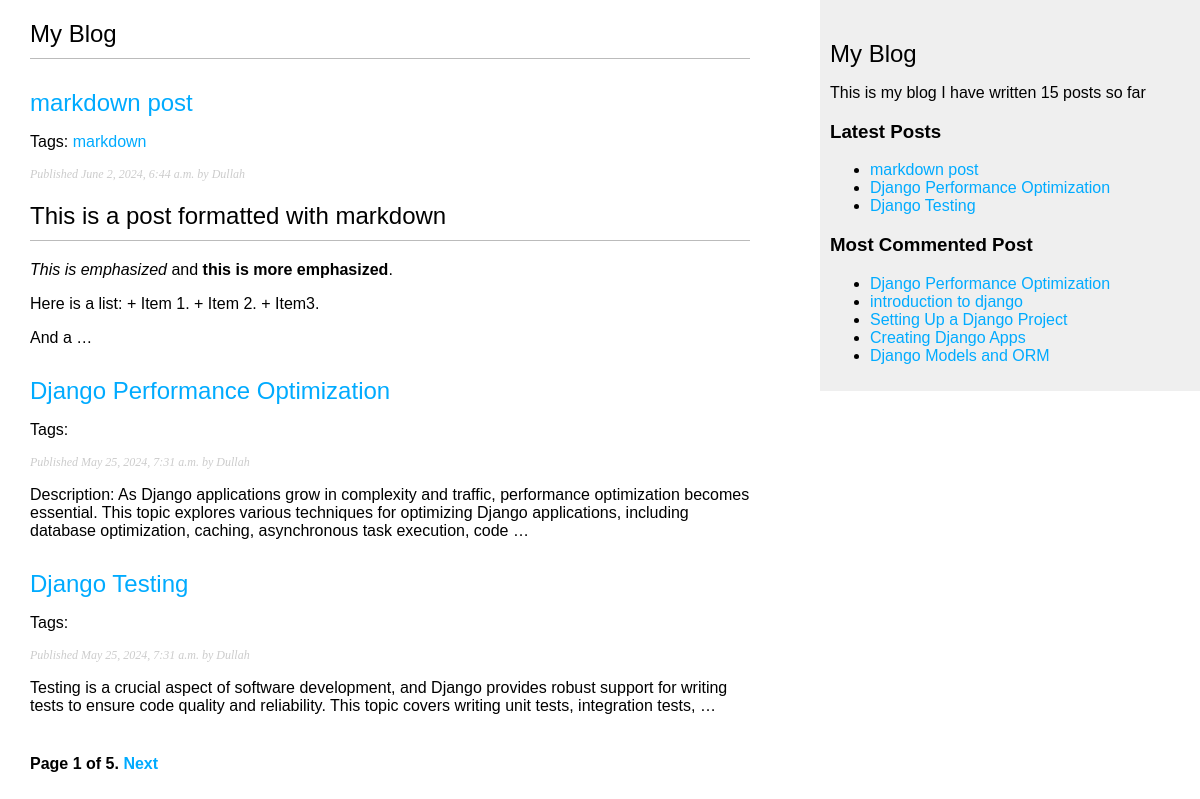
Screenshot of /blog/ with the database file from the repository.
### blog/models.py (models this page shows, shortened)
class Post(models.Model):
  class Status(models.TextChoices):
    DRAFT = "DF", "Draft",
    PUBLISHED = "PB", "Published"
  title = models.CharField(max_length=250)
  slug = models.SlugField(max_length=250, unique_for_date="publish")
  author = models.ForeignKey(User, on_delete=models.CASCADE, related_name="blog_posts")
  body = models.TextField()
  publish = models.DateTimeField(default=timezone.now)
  created = models.DateTimeField(auto_now_add=True)
  updated = models.DateTimeField(auto_now=True)
  status = models.CharField(max_length=2, choices=Status.choices, default=Status.DRAFT)
  tags = TaggableManager()
  objects = models.Manager()
  published = PublishedManager()
  class Meta:
    ordering = ["-publish"]
    indexes = [
      models.Index(fields=["-publish"]),
    ]
  def get_absolute_url(self):
    return reverse('blog:post_detail',
      args=[
        self.publish.year,
        self.publish.month,
        self.publish.day,
        self.slug,
      ]
    )

### blog/views.py (the view)
# urls.py: path('', views.post_list, name="post_list"),
def post_list(request, tag_slug=None):
  post_list = Post.published.all()
  tag = None
  if tag_slug:
    tag = get_object_or_404(Tag, slug=tag_slug)
    post_list = post_list.filter(tags__in=[tag])
  paginator = Paginator(post_list, 3)
  page_number = request.GET.get('page', 1)
  try:
    posts = paginator.page(page_number)
  except PageNotAnInteger:
    posts = paginator.page(1)
  except EmptyPage:
    posts = paginator.page(paginator.num_pages)
  return render(request, 'blog/post/list.html', {'posts':posts, 'tag':tag})

### blog/models.py (called while the page is built)
  def get_queryset(self):
    return super().get_queryset().filter(status = Post.Status.PUBLISHED)

### blog/templatetags/blog_tags.py (called while the page is built)
@register.simple_tag
def total_posts():
  return Post.published.count()

@register.inclusion_tag('blog/post/latest_posts.html')
def show_latest_posts(count=5):
  latest_posts = Post.published.order_by('-publish')[:count]
  return {'latest_posts' : latest_posts}

@register.simple_tag
def get_most_commented_posts(count=5):
  return Post.published.annotate(total_comments=Count('comments')).order_by('-total_comments')[:count]

@register.filter(name='markdown')
def markdown_format(text):
  return mark_safe(markdown.markdown(text))

### blog/templates/blog/post/list.html (shortened to what this page needs)
{% extends "blog/base.html" %}
{% load blog_tags %}
{% block content %}
<h1>My Blog</h1>
  {% for post in posts %}
    <h2>
      <a href="{{ post.get_absolute_url }}">
      {{ post.title }}
      </a>
    </h2>
    <p class="tags">
      Tags:
      {% for tag in post.tags.all %}
        <a href="{% url 'blog:post_list_by_tag' tag.slug %}">
          {{ tag.name }}
        </a>
      {% endfor %}
    </p>
    <p class="date">
      Published {{ post.publish }} by {{ post.author }}
    </p>
    {{ post.body|markdown|truncatewords_html:30 }}
  {% endfor %}
  {% include "pagination.html" with page=posts %}
{% endblock %}

### blog/templates/blog/base.html (shortened to what this page needs)
{% load blog_tags %}
{% load static %}
<!DOCTYPE html>
<html lang="en">
<head>
  <link href="{% static 'css/blog.css' %}" rel="stylesheet">
</head>
<body>
  <main>
    <section id="content">
      {% block content %}
      {% endblock %}
    </section>
    <section id="sidebar">
      <h2>My Blog</h2>
      <p>
        This is my blog
        I have written {% total_posts %} posts so far
      </p>
      <h3>Latest Posts</h3>
      <p> {% show_latest_posts 3 %} </p>
      <h3>Most Commented Post</h3>
      {% get_most_commented_posts as posts  %}
      <ul>
        {% for post in posts %}
        <li>
          <a href="{{ post.get_absolute_url }}">{{ post.title }}</a>
        </li>
        {% endfor %}
      </ul>
    </section>
  </main>
</body>
</html>

### blog/templates/blog/post/latest_posts.html
<ul>
  {% for post in latest_posts %}
    <li>
      <a href="{{ post.get_absolute_url }}">
        {{ post.title }}
      </a>
    </li>
  {% endfor %}
</ul>

### blog/static/css/blog.css (style rules this page uses)
body { margin:0; padding:0; font-family:helvetica, sans-serif; }
a { color:#00abff; text-decoration:none; }
h1 { font-weight:normal; border-bottom:1px solid #bbb; padding:0 0 10px 0; }
h2 { font-weight:normal; margin:30px 0 0; }
#content { float:left; width:60%; padding:0 0 0 30px; }
#sidebar { float:right; width:30%; padding:10px; background:#efefef; height:100%; }
p.date { color:#ccc; font-family: georgia, serif; font-size: 12px; font-style: italic; }

### rows the page displays
Post: title "markdown post", publish "June 2, 2024, 6:44 a.m.", author "Dullah", body "This is a post formatted with markdown This is emphasized and this is more emphasized . Here is a list: + Item 1. + Item 2. + Item3. And a …"
Tag: name "markdown"
Post: title "Django Performance Optimization", publish "May 25, 2024, 7:31 a.m.", author "Dullah", body "Description: As Django applications grow in complexity and traffic, performance optimization becomes essential. This topic explores various techniques for optimizing Django applications, including database optimization, caching, asynchronous task execution, code …"
Post: title "Django Testing", publish "May 25, 2024, 7:31 a.m.", author "Dullah", body "Testing is a crucial aspect of software development, and Django provides robust support for writing tests to ensure code quality and reliability. This topic covers writing unit tests, integration tests, …"
Post: title "introduction to django"
Post: title "Setting Up a Django Project"
Post: title "Creating Django Apps"
Post: title "Django Models and ORM"

### other values shown
{{ page.number }} "1"
{{ page.paginator.num_pages }} "5"
